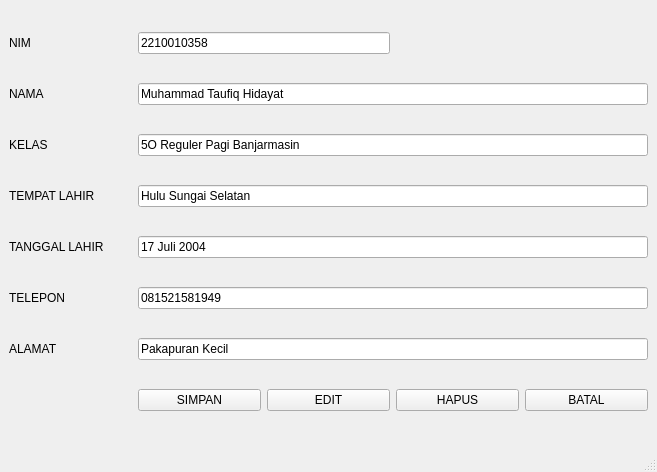
<?xml version="1.0" encoding="UTF-8"?>
<ui version="4.0">
 <class>MainWindow</class>
 <widget class="QMainWindow" name="MainWindow">
  <property name="geometry">
   <rect>
    <x>0</x>
    <y>0</y>
    <width>657</width>
    <height>472</height>
   </rect>
  </property>
  <property name="minimumSize">
   <size>
    <width>0</width>
    <height>0</height>
   </size>
  </property>
  <property name="windowTitle">
   <string>MainWindow</string>
  </property>
  <widget class="QWidget" name="centralwidget">
   <property name="minimumSize">
    <size>
     <width>0</width>
     <height>0</height>
    </size>
   </property>
   <layout class="QGridLayout" name="gridLayout">
    <item row="0" column="0">
     <widget class="QLabel" name="label">
      <property name="text">
       <string>NIM</string>
      </property>
     </widget>
    </item>
    <item row="0" column="1" colspan="2">
     <widget class="QLineEdit" name="lineEdit">
      <property name="text">
       <string>2210010358</string>
      </property>
     </widget>
    </item>
    <item row="1" column="0">
     <widget class="QLabel" name="label_2">
      <property name="text">
       <string>NAMA</string>
      </property>
     </widget>
    </item>
    <item row="1" column="1" colspan="4">
     <widget class="QLineEdit" name="lineEdit_2">
      <property name="text">
       <string>Muhammad Taufiq Hidayat</string>
      </property>
     </widget>
    </item>
    <item row="2" column="0">
     <widget class="QLabel" name="label_3">
      <property name="text">
       <string>KELAS</string>
      </property>
     </widget>
    </item>
    <item row="2" column="1" colspan="4">
     <widget class="QLineEdit" name="lineEdit_3">
      <property name="text">
       <string>5O Reguler Pagi Banjarmasin</string>
      </property>
     </widget>
    </item>
    <item row="3" column="0">
     <widget class="QLabel" name="label_4">
      <property name="text">
       <string>TEMPAT LAHIR</string>
      </property>
     </widget>
    </item>
    <item row="3" column="1" colspan="4">
     <widget class="QLineEdit" name="lineEdit_4">
      <property name="text">
       <string>Hulu Sungai Selatan</string>
      </property>
     </widget>
    </item>
    <item row="4" column="0">
     <widget class="QLabel" name="label_5">
      <property name="text">
       <string>TANGGAL LAHIR</string>
      </property>
     </widget>
    </item>
    <item row="4" column="1" colspan="4">
     <widget class="QLineEdit" name="lineEdit_5">
      <property name="text">
       <string>17 Juli 2004</string>
      </property>
     </widget>
    </item>
    <item row="5" column="0">
     <widget class="QLabel" name="label_6">
      <property name="text">
       <string>TELEPON</string>
      </property>
     </widget>
    </item>
    <item row="5" column="1" colspan="4">
     <widget class="QLineEdit" name="lineEdit_6">
      <property name="text">
       <string>081521581949</string>
      </property>
     </widget>
    </item>
    <item row="6" column="0">
     <widget class="QLabel" name="label_7">
      <property name="text">
       <string>ALAMAT</string>
      </property>
     </widget>
    </item>
    <item row="6" column="1" colspan="4">
     <widget class="QLineEdit" name="lineEdit_7">
      <property name="text">
       <string>Pakapuran Kecil</string>
      </property>
     </widget>
    </item>
    <item row="7" column="1">
     <widget class="QPushButton" name="pushButton">
      <property name="text">
       <string>SIMPAN</string>
      </property>
     </widget>
    </item>
    <item row="7" column="2">
     <widget class="QPushButton" name="pushButton_2">
      <property name="text">
       <string>EDIT</string>
      </property>
     </widget>
    </item>
    <item row="7" column="3">
     <widget class="QPushButton" name="pushButton_3">
      <property name="text">
       <string>HAPUS</string>
      </property>
     </widget>
    </item>
    <item row="7" column="4">
     <widget class="QPushButton" name="pushButton_4">
      <property name="text">
       <string>BATAL</string>
      </property>
     </widget>
    </item>
   </layout>
  </widget>
  <widget class="QMenuBar" name="menubar">
   <property name="geometry">
    <rect>
     <x>0</x>
     <y>0</y>
     <width>657</width>
     <height>22</height>
    </rect>
   </property>
  </widget>
  <widget class="QStatusBar" name="statusbar"/>
 </widget>
 <resources/>
 <connections/>
</ui>
